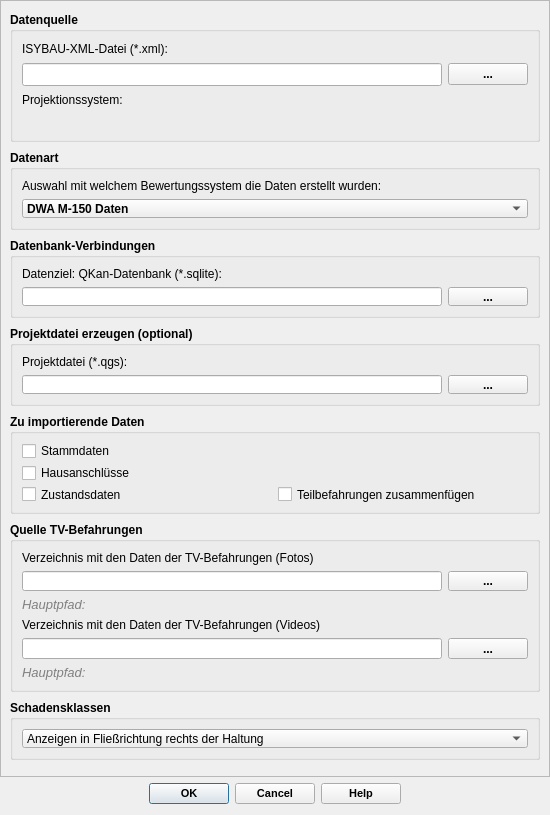
<?xml version="1.0" encoding="UTF-8"?>
<ui version="4.0">
 <class>xmlimportDialogBase</class>
 <widget class="QDialog" name="xmlimportDialogBase">
  <property name="geometry">
   <rect>
    <x>0</x>
    <y>0</y>
    <width>550</width>
    <height>815</height>
   </rect>
  </property>
  <property name="minimumSize">
   <size>
    <width>280</width>
    <height>150</height>
   </size>
  </property>
  <property name="maximumSize">
   <size>
    <width>16777215</width>
    <height>815</height>
   </size>
  </property>
  <property name="windowTitle">
   <string>Import aus ISYBAU-XML</string>
  </property>
  <layout class="QVBoxLayout" name="verticalLayout_2">
   <property name="leftMargin">
    <number>0</number>
   </property>
   <property name="topMargin">
    <number>0</number>
   </property>
   <property name="rightMargin">
    <number>0</number>
   </property>
   <item>
    <widget class="QScrollArea" name="scrollArea">
     <property name="sizePolicy">
      <sizepolicy hsizetype="Preferred" vsizetype="Preferred">
       <horstretch>0</horstretch>
       <verstretch>0</verstretch>
      </sizepolicy>
     </property>
     <property name="verticalScrollBarPolicy">
      <enum>Qt::ScrollBarAsNeeded</enum>
     </property>
     <property name="widgetResizable">
      <bool>true</bool>
     </property>
     <widget class="QWidget" name="scrollAreaWidgetContents">
      <property name="geometry">
       <rect>
        <x>0</x>
        <y>0</y>
        <width>548</width>
        <height>775</height>
       </rect>
      </property>
      <layout class="QVBoxLayout" name="verticalLayout_3">
       <item>
        <widget class="QGroupBox" name="groupBox_3">
         <property name="minimumSize">
          <size>
           <width>0</width>
           <height>130</height>
          </size>
         </property>
         <property name="maximumSize">
          <size>
           <width>16777215</width>
           <height>130</height>
          </size>
         </property>
         <property name="font">
          <font>
           <weight>75</weight>
           <bold>true</bold>
          </font>
         </property>
         <property name="toolTip">
          <string comment="Pfade der Import- und Exportdatenbank"/>
         </property>
         <property name="title">
          <string>Datenquelle</string>
         </property>
         <property name="flat">
          <bool>false</bool>
         </property>
         <property name="checkable">
          <bool>false</bool>
         </property>
         <layout class="QVBoxLayout" name="verticalLayout">
          <item>
           <widget class="QLabel" name="label_2">
            <property name="font">
             <font>
              <family>Tahoma</family>
              <weight>50</weight>
              <bold>false</bold>
             </font>
            </property>
            <property name="text">
             <string>ISYBAU-XML-Datei (*.xml):</string>
            </property>
            <property name="alignment">
             <set>Qt::AlignLeading|Qt::AlignLeft|Qt::AlignVCenter</set>
            </property>
           </widget>
          </item>
          <item>
           <layout class="QHBoxLayout" name="horizontalLayout">
            <item>
             <widget class="QLineEdit" name="tf_import">
              <property name="font">
               <font>
                <family>Tahoma</family>
                <pointsize>10</pointsize>
                <weight>50</weight>
                <bold>false</bold>
               </font>
              </property>
              <property name="toolTip">
               <string>&lt;html&gt;&lt;head/&gt;&lt;body&gt;&lt;p&gt;Quelldatenbank mit Kanaldaten aus HYSTEM-EXTRAN&lt;/p&gt;&lt;/body&gt;&lt;/html&gt;</string>
              </property>
              <property name="alignment">
               <set>Qt::AlignRight|Qt::AlignTrailing|Qt::AlignVCenter</set>
              </property>
             </widget>
            </item>
            <item>
             <widget class="QPushButton" name="pb_import">
              <property name="toolTip">
               <string>&lt;html&gt;&lt;head/&gt;&lt;body&gt;&lt;p&gt;ITWH-Quelldatenbank mit Kanalnetzdaten auswählen&lt;/p&gt;&lt;/body&gt;&lt;/html&gt;</string>
              </property>
              <property name="text">
               <string>...</string>
              </property>
             </widget>
            </item>
           </layout>
          </item>
          <item>
           <widget class="QLabel" name="label_5">
            <property name="font">
             <font>
              <family>Tahoma</family>
              <weight>50</weight>
              <bold>false</bold>
             </font>
            </property>
            <property name="text">
             <string>Projektionssystem:</string>
            </property>
            <property name="alignment">
             <set>Qt::AlignLeading|Qt::AlignLeft|Qt::AlignVCenter</set>
            </property>
           </widget>
          </item>
          <item>
           <widget class="QgsProjectionSelectionWidget" name="epsg"/>
          </item>
         </layout>
        </widget>
       </item>
       <item>
        <widget class="QGroupBox" name="groupBox_2">
         <property name="sizePolicy">
          <sizepolicy hsizetype="Preferred" vsizetype="Preferred">
           <horstretch>0</horstretch>
           <verstretch>0</verstretch>
          </sizepolicy>
         </property>
         <property name="minimumSize">
          <size>
           <width>0</width>
           <height>80</height>
          </size>
         </property>
         <property name="maximumSize">
          <size>
           <width>16777215</width>
           <height>80</height>
          </size>
         </property>
         <property name="font">
          <font>
           <family>Tahoma</family>
           <weight>75</weight>
           <bold>true</bold>
          </font>
         </property>
         <property name="toolTip">
          <string comment="Pfade der Import- und Exportdatenbank"/>
         </property>
         <property name="title">
          <string>Datenart</string>
         </property>
         <property name="flat">
          <bool>false</bool>
         </property>
         <property name="checkable">
          <bool>false</bool>
         </property>
         <layout class="QVBoxLayout" name="verticalLayout_4">
          <item>
           <widget class="QLabel" name="label_7">
            <property name="font">
             <font>
              <family>Tahoma</family>
              <weight>50</weight>
              <bold>false</bold>
             </font>
            </property>
            <property name="text">
             <string>Auswahl mit welchem Bewertungssystem die Daten erstellt wurden:</string>
            </property>
            <property name="alignment">
             <set>Qt::AlignLeading|Qt::AlignLeft|Qt::AlignVCenter</set>
            </property>
           </widget>
          </item>
          <item>
           <widget class="QComboBox" name="comboBox_2">
            <property name="currentText">
             <string>DWA M-150 Daten</string>
            </property>
            <property name="currentIndex">
             <number>0</number>
            </property>
            <item>
             <property name="text">
              <string>DWA M-150 Daten</string>
             </property>
            </item>
            <item>
             <property name="text">
              <string>ISYBAU Daten</string>
             </property>
            </item>
           </widget>
          </item>
         </layout>
        </widget>
       </item>
       <item>
        <widget class="QGroupBox" name="groupBox">
         <property name="sizePolicy">
          <sizepolicy hsizetype="Preferred" vsizetype="Preferred">
           <horstretch>0</horstretch>
           <verstretch>0</verstretch>
          </sizepolicy>
         </property>
         <property name="minimumSize">
          <size>
           <width>0</width>
           <height>80</height>
          </size>
         </property>
         <property name="maximumSize">
          <size>
           <width>16777215</width>
           <height>80</height>
          </size>
         </property>
         <property name="font">
          <font>
           <family>Tahoma</family>
           <weight>75</weight>
           <bold>true</bold>
          </font>
         </property>
         <property name="toolTip">
          <string comment="Pfade der Import- und Exportdatenbank"/>
         </property>
         <property name="title">
          <string>Datenbank-Verbindungen</string>
         </property>
         <property name="flat">
          <bool>false</bool>
         </property>
         <property name="checkable">
          <bool>false</bool>
         </property>
         <layout class="QVBoxLayout" name="verticalLayout_7">
          <item>
           <widget class="QLabel" name="label">
            <property name="font">
             <font>
              <family>Tahoma</family>
              <weight>50</weight>
              <bold>false</bold>
             </font>
            </property>
            <property name="text">
             <string>Datenziel: QKan-Datenbank (*.sqlite):</string>
            </property>
            <property name="alignment">
             <set>Qt::AlignLeading|Qt::AlignLeft|Qt::AlignVCenter</set>
            </property>
           </widget>
          </item>
          <item>
           <layout class="QHBoxLayout" name="horizontalLayout_2">
            <item>
             <widget class="QLineEdit" name="tf_database">
              <property name="font">
               <font>
                <family>Tahoma</family>
                <pointsize>10</pointsize>
                <weight>50</weight>
                <bold>false</bold>
               </font>
              </property>
              <property name="toolTip">
               <string>&lt;html&gt;&lt;head/&gt;&lt;body&gt;&lt;p&gt;QKan - Zieldatenbank (wird ggfs. neu angelegt)&lt;/p&gt;&lt;/body&gt;&lt;/html&gt;</string>
              </property>
              <property name="alignment">
               <set>Qt::AlignRight|Qt::AlignTrailing|Qt::AlignVCenter</set>
              </property>
             </widget>
            </item>
            <item>
             <widget class="QPushButton" name="pb_database">
              <property name="toolTip">
               <string>&lt;html&gt;&lt;head/&gt;&lt;body&gt;&lt;p&gt;Zieldatenbank auswählen und optional erstellen&lt;/p&gt;&lt;/body&gt;&lt;/html&gt;</string>
              </property>
              <property name="text">
               <string>...</string>
              </property>
             </widget>
            </item>
           </layout>
          </item>
         </layout>
        </widget>
       </item>
       <item>
        <widget class="QGroupBox" name="gb_projectfile">
         <property name="minimumSize">
          <size>
           <width>0</width>
           <height>80</height>
          </size>
         </property>
         <property name="maximumSize">
          <size>
           <width>16777215</width>
           <height>80</height>
          </size>
         </property>
         <property name="font">
          <font>
           <weight>75</weight>
           <bold>true</bold>
          </font>
         </property>
         <property name="toolTip">
          <string comment="Nach dem Import eine Projektdatei neu erzeugen und speichern (optional)"/>
         </property>
         <property name="title">
          <string>Projektdatei erzeugen (optional)</string>
         </property>
         <property name="flat">
          <bool>false</bool>
         </property>
         <property name="checkable">
          <bool>false</bool>
         </property>
         <layout class="QVBoxLayout" name="verticalLayout_8">
          <item>
           <widget class="QLabel" name="label_4">
            <property name="font">
             <font>
              <family>Tahoma</family>
              <weight>50</weight>
              <bold>false</bold>
             </font>
            </property>
            <property name="text">
             <string>Projektdatei (*.qgs):</string>
            </property>
            <property name="alignment">
             <set>Qt::AlignLeading|Qt::AlignLeft|Qt::AlignVCenter</set>
            </property>
           </widget>
          </item>
          <item>
           <layout class="QHBoxLayout" name="horizontalLayout_3">
            <item>
             <widget class="QLineEdit" name="tf_project">
              <property name="font">
               <font>
                <family>Tahoma</family>
                <pointsize>10</pointsize>
                <weight>50</weight>
                <bold>false</bold>
               </font>
              </property>
              <property name="toolTip">
               <string>&lt;html&gt;&lt;head/&gt;&lt;body&gt;&lt;p&gt;Pfad der neu erzeugten Projektdatei (optional)&lt;/p&gt;&lt;/body&gt;&lt;/html&gt;</string>
              </property>
              <property name="alignment">
               <set>Qt::AlignRight|Qt::AlignTrailing|Qt::AlignVCenter</set>
              </property>
             </widget>
            </item>
            <item>
             <widget class="QPushButton" name="pb_project">
              <property name="toolTip">
               <string>&lt;html&gt;&lt;head/&gt;&lt;body&gt;&lt;p&gt;Pfad und Name der Projektdatei festlegen&lt;/p&gt;&lt;/body&gt;&lt;/html&gt;</string>
              </property>
              <property name="text">
               <string>...</string>
              </property>
             </widget>
            </item>
           </layout>
          </item>
         </layout>
        </widget>
       </item>
       <item>
        <widget class="QGroupBox" name="groupBox_6">
         <property name="minimumSize">
          <size>
           <width>0</width>
           <height>100</height>
          </size>
         </property>
         <property name="maximumSize">
          <size>
           <width>16777215</width>
           <height>100</height>
          </size>
         </property>
         <property name="font">
          <font>
           <weight>75</weight>
           <bold>true</bold>
          </font>
         </property>
         <property name="toolTip">
          <string comment="Pfade der Import- und Exportdatenbank"/>
         </property>
         <property name="title">
          <string>Zu importierende Daten</string>
         </property>
         <property name="flat">
          <bool>false</bool>
         </property>
         <property name="checkable">
          <bool>false</bool>
         </property>
         <layout class="QVBoxLayout" name="verticalLayout_6">
          <item>
           <widget class="QCheckBox" name="checkBox">
            <property name="font">
             <font>
              <weight>50</weight>
              <bold>false</bold>
             </font>
            </property>
            <property name="text">
             <string>Stammdaten</string>
            </property>
           </widget>
          </item>
          <item>
           <widget class="QCheckBox" name="checkBox_2">
            <property name="font">
             <font>
              <weight>50</weight>
              <bold>false</bold>
             </font>
            </property>
            <property name="text">
             <string>Hausanschlüsse</string>
            </property>
           </widget>
          </item>
          <item>
           <layout class="QHBoxLayout" name="horizontalLayout_6">
            <item>
             <widget class="QCheckBox" name="checkBox_3">
              <property name="font">
               <font>
                <weight>50</weight>
                <bold>false</bold>
               </font>
              </property>
              <property name="text">
               <string>Zustandsdaten</string>
              </property>
             </widget>
            </item>
            <item>
             <widget class="QCheckBox" name="cb_teilbefahrung">
              <property name="font">
               <font>
                <weight>50</weight>
                <bold>false</bold>
               </font>
              </property>
              <property name="text">
               <string>Teilbefahrungen zusammenfügen</string>
              </property>
             </widget>
            </item>
           </layout>
          </item>
         </layout>
        </widget>
       </item>
       <item>
        <widget class="QGroupBox" name="groupBox_5">
         <property name="minimumSize">
          <size>
           <width>0</width>
           <height>170</height>
          </size>
         </property>
         <property name="maximumSize">
          <size>
           <width>16777215</width>
           <height>170</height>
          </size>
         </property>
         <property name="font">
          <font>
           <weight>75</weight>
           <bold>true</bold>
          </font>
         </property>
         <property name="toolTip">
          <string comment="Pfade der Import- und Exportdatenbank"/>
         </property>
         <property name="title">
          <string>Quelle TV-Befahrungen</string>
         </property>
         <property name="flat">
          <bool>false</bool>
         </property>
         <property name="checkable">
          <bool>false</bool>
         </property>
         <layout class="QVBoxLayout" name="verticalLayout_9">
          <item>
           <widget class="QLabel" name="label_3">
            <property name="font">
             <font>
              <family>Tahoma</family>
              <weight>50</weight>
              <bold>false</bold>
             </font>
            </property>
            <property name="text">
             <string>Verzeichnis mit den Daten der TV-Befahrungen (Fotos)</string>
            </property>
            <property name="alignment">
             <set>Qt::AlignLeading|Qt::AlignLeft|Qt::AlignVCenter</set>
            </property>
           </widget>
          </item>
          <item>
           <layout class="QHBoxLayout" name="horizontalLayout_4">
            <item>
             <widget class="QLineEdit" name="tf_ordnerbild">
              <property name="font">
               <font>
                <family>Tahoma</family>
                <pointsize>10</pointsize>
                <weight>50</weight>
                <bold>false</bold>
               </font>
              </property>
              <property name="toolTip">
               <string>&lt;html&gt;&lt;head/&gt;&lt;body&gt;&lt;p&gt;Vollständiger Pfad zu den Fotos der TV-Befahrungen. In der Datenbank wird nur der Teil relativ zum Hauptpfad gespeichert.&lt;/p&gt;&lt;/body&gt;&lt;/html&gt;</string>
              </property>
              <property name="statusTip">
               <string>Pfad zu den Fotos</string>
              </property>
              <property name="alignment">
               <set>Qt::AlignRight|Qt::AlignTrailing|Qt::AlignVCenter</set>
              </property>
             </widget>
            </item>
            <item>
             <widget class="QPushButton" name="pb_ordnerbild">
              <property name="toolTip">
               <string>&lt;html&gt;&lt;head/&gt;&lt;body&gt;&lt;p&gt;Pfad zu den Fotos auswählen&lt;/p&gt;&lt;/body&gt;&lt;/html&gt;</string>
              </property>
              <property name="statusTip">
               <string>Pfad zu den Fotos auswählen</string>
              </property>
              <property name="text">
               <string>...</string>
              </property>
             </widget>
            </item>
           </layout>
          </item>
          <item>
           <widget class="QLabel" name="lf_rootFotos">
            <property name="font">
             <font>
              <family>Tahoma</family>
              <pointsize>10</pointsize>
              <weight>50</weight>
              <italic>true</italic>
              <bold>false</bold>
             </font>
            </property>
            <property name="toolTip">
             <string>&lt;html&gt;&lt;head/&gt;&lt;body&gt;&lt;p&gt;Hauptpfad zu den Verzeichnissen mit allen Fotos. Bearbeitung über QKan-Menü &amp;quot;Optionen&amp;quot;&lt;/p&gt;&lt;/body&gt;&lt;/html&gt;</string>
            </property>
            <property name="statusTip">
             <string>Hauptpfad zu den Verzeichnissen mit allen Fotos. Bearbeitung über QKan-Menü &quot;Optionen&quot;</string>
            </property>
            <property name="styleSheet">
             <string notr="true">color: rgb(128, 128, 128);</string>
            </property>
            <property name="text">
             <string>Hauptpfad: </string>
            </property>
            <property name="alignment">
             <set>Qt::AlignLeading|Qt::AlignLeft|Qt::AlignVCenter</set>
            </property>
           </widget>
          </item>
          <item>
           <widget class="QLabel" name="label_6">
            <property name="font">
             <font>
              <family>Tahoma</family>
              <weight>50</weight>
              <bold>false</bold>
             </font>
            </property>
            <property name="text">
             <string>Verzeichnis mit den Daten der TV-Befahrungen (Videos)</string>
            </property>
            <property name="alignment">
             <set>Qt::AlignLeading|Qt::AlignLeft|Qt::AlignVCenter</set>
            </property>
           </widget>
          </item>
          <item>
           <layout class="QHBoxLayout" name="horizontalLayout_5">
            <item>
             <widget class="QLineEdit" name="tf_ordnervideo">
              <property name="font">
               <font>
                <family>Tahoma</family>
                <pointsize>10</pointsize>
                <weight>50</weight>
                <bold>false</bold>
               </font>
              </property>
              <property name="toolTip">
               <string>&lt;html&gt;&lt;head/&gt;&lt;body&gt;&lt;p&gt;Vollständiger Pfad zu den Videos der TV-Befahrungen. In der Datenbank wird nur der Teil relativ zum Hauptpfad gespeichert.&lt;/p&gt;&lt;/body&gt;&lt;/html&gt;</string>
              </property>
              <property name="statusTip">
               <string>Pfad zu den Videos</string>
              </property>
              <property name="alignment">
               <set>Qt::AlignRight|Qt::AlignTrailing|Qt::AlignVCenter</set>
              </property>
             </widget>
            </item>
            <item>
             <widget class="QPushButton" name="pb_ordnervideo">
              <property name="toolTip">
               <string>&lt;html&gt;&lt;head/&gt;&lt;body&gt;&lt;p&gt;Pfad zu den Videos auswählen&lt;/p&gt;&lt;/body&gt;&lt;/html&gt;</string>
              </property>
              <property name="statusTip">
               <string>Pfad zu den Videos auswählen</string>
              </property>
              <property name="text">
               <string>...</string>
              </property>
             </widget>
            </item>
           </layout>
          </item>
          <item>
           <widget class="QLabel" name="lf_rootVideos">
            <property name="font">
             <font>
              <family>Tahoma</family>
              <pointsize>10</pointsize>
              <weight>50</weight>
              <italic>true</italic>
              <bold>false</bold>
             </font>
            </property>
            <property name="toolTip">
             <string>&lt;html&gt;&lt;head/&gt;&lt;body&gt;&lt;p&gt;Hauptpfad zu den Verzeichnissen mit allen Fotos. Bearbeitung über QKan-Menü &amp;quot;Optionen&amp;quot;&lt;/p&gt;&lt;/body&gt;&lt;/html&gt;</string>
            </property>
            <property name="statusTip">
             <string>Hauptpfad zu den Verzeichnissen mit allen Fotos. Bearbeitung über QKan-Menü &quot;Optionen&quot;</string>
            </property>
            <property name="styleSheet">
             <string notr="true">color: rgb(128, 128, 128);</string>
            </property>
            <property name="text">
             <string>Hauptpfad: </string>
            </property>
            <property name="alignment">
             <set>Qt::AlignLeading|Qt::AlignLeft|Qt::AlignVCenter</set>
            </property>
           </widget>
          </item>
         </layout>
        </widget>
       </item>
       <item>
        <widget class="QGroupBox" name="groupBox_4">
         <property name="sizePolicy">
          <sizepolicy hsizetype="Preferred" vsizetype="Preferred">
           <horstretch>0</horstretch>
           <verstretch>0</verstretch>
          </sizepolicy>
         </property>
         <property name="minimumSize">
          <size>
           <width>0</width>
           <height>60</height>
          </size>
         </property>
         <property name="maximumSize">
          <size>
           <width>16777215</width>
           <height>60</height>
          </size>
         </property>
         <property name="font">
          <font>
           <weight>75</weight>
           <bold>true</bold>
          </font>
         </property>
         <property name="toolTip">
          <string comment="Nach dem Import eine Projektdatei neu erzeugen und speichern (optional)"/>
         </property>
         <property name="title">
          <string>Schadensklassen</string>
         </property>
         <property name="flat">
          <bool>false</bool>
         </property>
         <property name="checkable">
          <bool>false</bool>
         </property>
         <layout class="QVBoxLayout" name="verticalLayout_5">
          <item>
           <widget class="QComboBox" name="comboBox">
            <property name="font">
             <font>
              <weight>50</weight>
              <bold>false</bold>
             </font>
            </property>
            <item>
             <property name="text">
              <string>Anzeigen in Fließrichtung rechts der Haltung</string>
             </property>
            </item>
            <item>
             <property name="text">
              <string>Anzeigen in Untersuchungsrichtung rechts der Haltung</string>
             </property>
            </item>
           </widget>
          </item>
         </layout>
        </widget>
       </item>
      </layout>
     </widget>
    </widget>
   </item>
   <item>
    <widget class="QDialogButtonBox" name="button_box">
     <property name="font">
      <font>
       <pointsize>8</pointsize>
       <weight>75</weight>
       <bold>true</bold>
      </font>
     </property>
     <property name="toolTip">
      <string>&lt;html&gt;&lt;head/&gt;&lt;body&gt;&lt;p&gt;Datenimport starten ...&lt;/p&gt;&lt;/body&gt;&lt;/html&gt;</string>
     </property>
     <property name="orientation">
      <enum>Qt::Horizontal</enum>
     </property>
     <property name="standardButtons">
      <set>QDialogButtonBox::Cancel|QDialogButtonBox::Help|QDialogButtonBox::Ok</set>
     </property>
     <property name="centerButtons">
      <bool>true</bool>
     </property>
    </widget>
   </item>
  </layout>
 </widget>
 <customwidgets>
  <customwidget>
   <class>QgsProjectionSelectionWidget</class>
   <extends>QWidget</extends>
   <header>qgsprojectionselectionwidget.h</header>
  </customwidget>
 </customwidgets>
 <resources/>
 <connections>
  <connection>
   <sender>button_box</sender>
   <signal>rejected()</signal>
   <receiver>xmlimportDialogBase</receiver>
   <slot>reject()</slot>
   <hints>
    <hint type="sourcelabel">
     <x>265</x>
     <y>475</y>
    </hint>
    <hint type="destinationlabel">
     <x>261</x>
     <y>253</y>
    </hint>
   </hints>
  </connection>
  <connection>
   <sender>button_box</sender>
   <signal>accepted()</signal>
   <receiver>xmlimportDialogBase</receiver>
   <slot>accept()</slot>
   <hints>
    <hint type="sourcelabel">
     <x>265</x>
     <y>475</y>
    </hint>
    <hint type="destinationlabel">
     <x>261</x>
     <y>253</y>
    </hint>
   </hints>
  </connection>
 </connections>
</ui>
